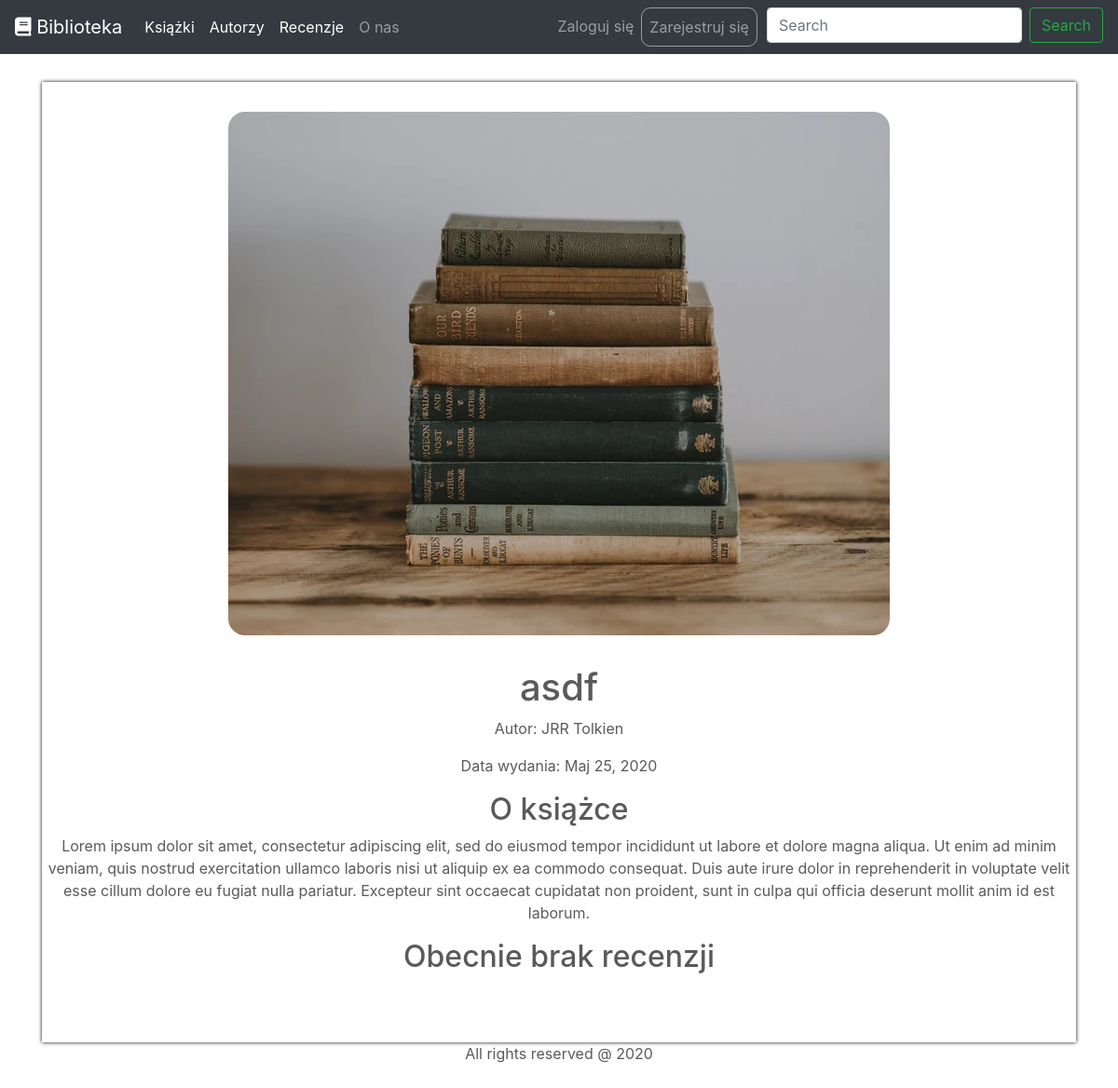
Page /ksiazki/5 on the earlier database version.
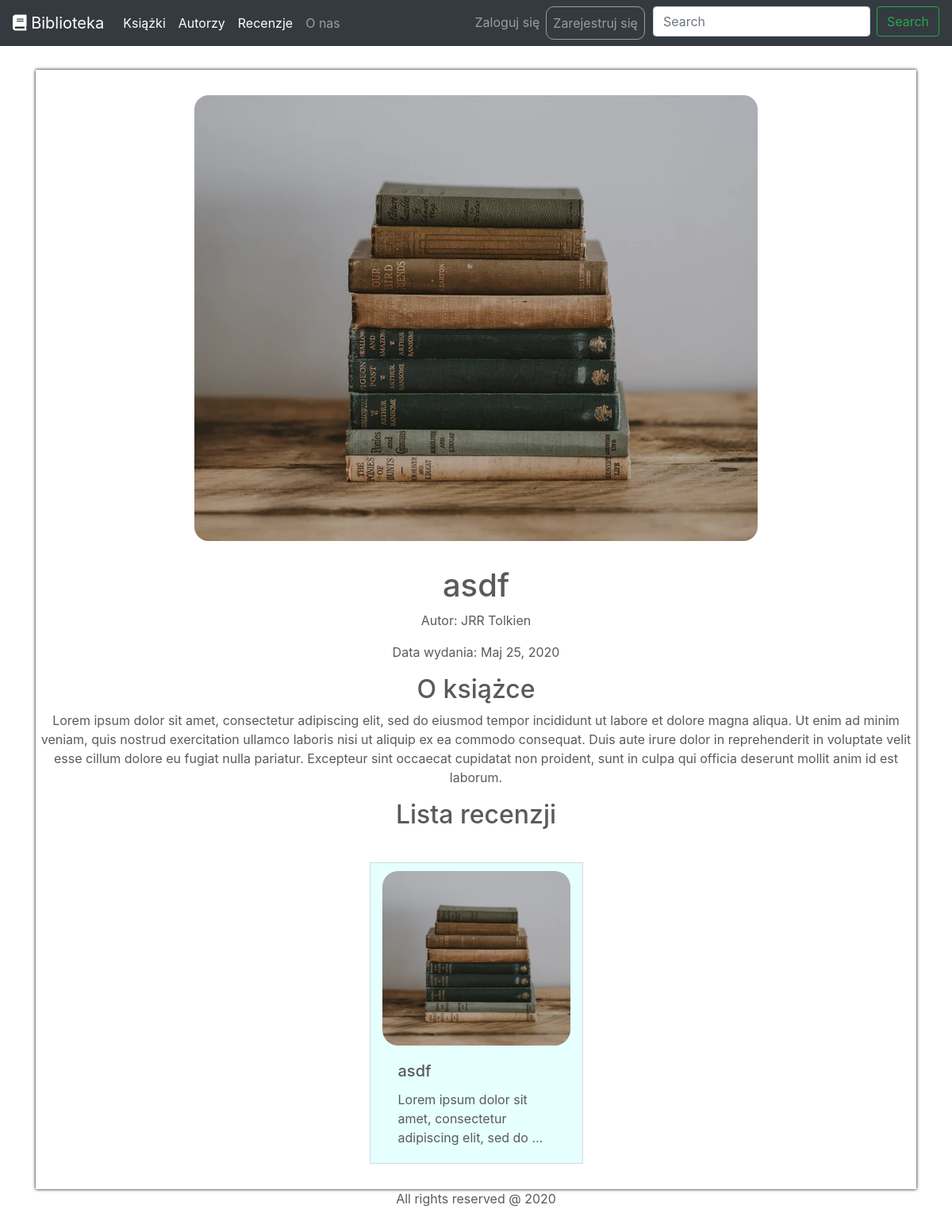
Same page on the later database version.
### books/models.py (models this page shows, shortened)
class Book(models.Model):
    title = models.CharField(verbose_name="Tytuł", max_length=100)
    short_description = models.TextField(verbose_name="Opis")
    published = models.DateField()
    photo = models.ImageField(verbose_name="zdjęcie", blank=True)
    author = models.ManyToManyField(to="books.Author", verbose_name="autorzy", related_name="books")
    class Meta:
        ordering = ["title"]
        verbose_name = "książka"
        verbose_name_plural = "książki"

class Author(models.Model):
    first_name = models.CharField(verbose_name="imię", max_length=100)
    last_name = models.CharField(verbose_name="nazwisko", max_length=100)
    about = models.TextField(verbose_name="o autorze", blank=True)
    photo = models.ImageField(verbose_name="zdjęcie", blank=True)
    class Meta:
        ordering = ["last_name", "first_name"]
        verbose_name = "autor"
        verbose_name_plural = "autorzy"
    def __str__(self):
        return self.first_name + " " + self.last_name

class Review(models.Model):
    book = models.ForeignKey(to=Book, verbose_name="recenzowana książka", on_delete=models.CASCADE)
    author = models.CharField(verbose_name="autor recenzji", max_length=250)
    content = models.TextField(verbose_name="treść recenzji")
    is_recommended = models.BooleanField(verbose_name="polecam innym")
    class Meta:
        verbose_name = "recenzja"
        verbose_name_plural = "recenzje"

### books/views.py (the view)
# urls.py: path("ksiazki/<int:pk>", views.Bookdetails2.as_view(), name='book_details'),
class Bookdetails2(DetailView):
    model = Book
    template_name = "books/book_details.html"

### books/templates/books/book_details.html
{% extends "base.html" %}
{% load static %}
{% block content %}
    <br>
    <div class="container mt-3 justify-content-center" style="">
        <div style="box-shadow: 0px 0px 4px #000000;">
            {% if book.photo.url is not None %}
                <div class="row justify-content-center" >
                    <img src="{{ book.photo.url }}" style="display: block; margin: auto; max-block-size: 50rem; border-radius: 50px; padding: 2rem">
                </div>
            {% else %}
                <div class="row justify-content-center" >
                    <img src="{% static '3.jpg' %}" style="display: block; margin: auto; max-block-size: 50rem; border-radius: 50px; padding: 2rem">
                </div>
            {% endif %}
            <div class="row justify-content-center">
                <h1 style="text-align: center">{{ book.title }}</h1>
            </div>
            <div class="row justify-content-center">
                <p style="text-align: center">Autor: {{ book.author.first|default_if_none:"Brak informacji" }}</p>
            </div>
            <div class="row justify-content-center">
                <p style="text-align: center">Data wydania: {{ book.published|default_if_none:"Brak informacji" }}</p>
            </div>
            <div class="row justify-content-center">
                <h2 style="text-align: center">O książce</h2>
            </div>
            <div class="row justify-content-center">
                <p style="text-align: center; padding-left: 20px; padding-right: 20px;">{{ book.short_description }}</p>
            </div>
            {% if book.review_set.exists %}
                <div class="row justify-content-center">
                    <h2 style="text-align: center">Lista recenzji</h2>
                </div>
            {% else %}
                <div class="row justify-content-center">
                    <h2 style="text-align: center">Obecnie brak recenzji</h2>
                </div>
            {% endif %}
            <div class="row justify-content-center" style=" padding: 2rem">
                {% for review in book.review_set.all %}
                    <div class="card col-12 col-md-3" style="border-radius: 0px; background-color: rgb(230, 255, 255); padding-top: 10px">
                        {% if book.photo.url is not None %}
                            <a href="{% url 'review_details' review.id %}"><img  src="{{ book.photo.url }}" class="card-img-top"  style=" border-radius: 20px; height: 220px; object-fit: cover"></a>
                        {% else %}
                            <a href="{% url 'review_details' review.id %}"><img  src="{% static '3.jpg' %}" class="card-img-top"  style=" border-radius: 20px; height: 220px; object-fit: cover"></a>
                        {% endif %}
                        <div class="card-body" >
                            <h5 class="card-title"><a href="{% url 'book_details' book.id %}">{{ book.title }}</a></h5>
                            <p class="card-text">{{ book.short_description|truncatewords:10 }}</p>
                        </div>
                    </div>
                {% endfor %}
            </div>
        </div>
    </div>
{% endblock %}

Differences in the rows shown:
added Review: photo (picture), {{ book.title }} "asdf", {{ book.short_description|truncatewords:10 }} "Lorem ipsum dolor sit amet, consectetur adipiscing elit, sed do …"
Other differences:
text no longer shown: "Obecnie brak recenzji"
text now shown: "Lista recenzji"
